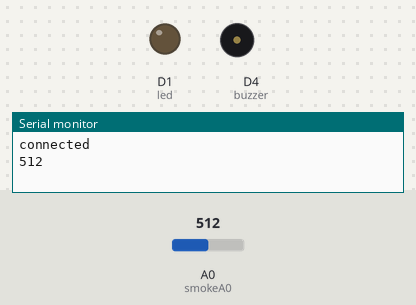
The sketch below on a simulated ESP8266 (NodeMCU). On the bench: output pins drawn as LEDs (lit = HIGH), buzzer (waves = sounding), the last lines printed to the serial monitor. The inputs (shaded band) are chosen by the test bench; at power-on: A0 (smokeA0) = 512. WiFi joins after 1.5 s; servers stay silent unless stated; no MQTT or app messages arrive unless stated; pins used as bus, display or sensor lines are not drawn.

Above: at 2.7 s.
2.8 s: A0 (smokeA0) set to 161
7.9 s: A0 (smokeA0) set to 143
At 10.7 s:
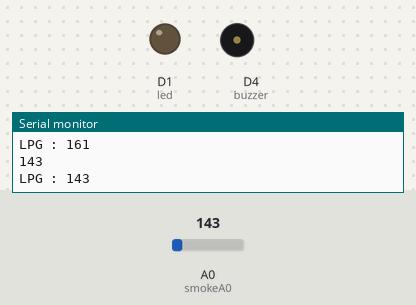
11.0 s: A0 (smokeA0) set to 160
At 13.2 s:
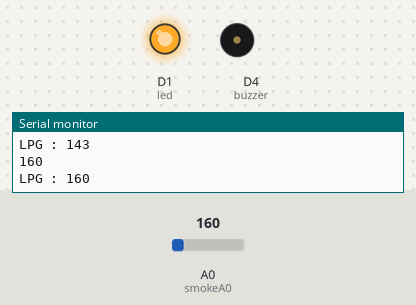
16.1 s: A0 (smokeA0) set to 140
At 18.9 s:
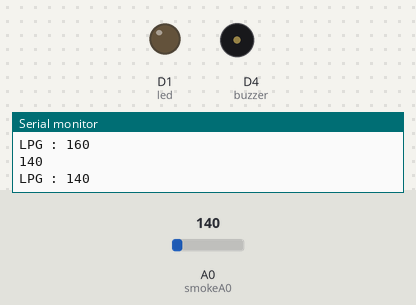
Timing chart, 0 to 20.4 s (numbered marks = the images above; inputs shaded):
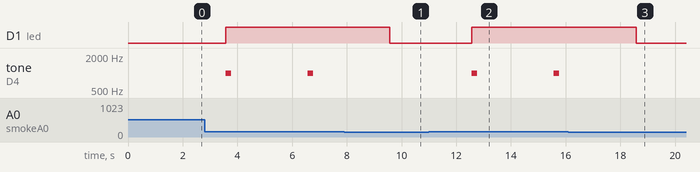

Measured:
- after the input at 7.9 s, D1 (led): HIGH → LOW after 1.7 s; tone on D4 (buzzer): stays silent (without the input it goes to 1000 Hz after 1.7 s)
- after the input at 11.0 s, D1 (led): LOW → HIGH after 1.6 s; tone on D4 (buzzer): alternates 1000 Hz for 0.20 s and silent for 2.8 s, starting after 1.6 s
- after the input at 16.1 s, D1 (led): HIGH → LOW after 2.5 s; tone on D4 (buzzer): stays silent (without the input it goes to 1000 Hz after 2.5 s)
- by itself, tone on D4 (buzzer): alternates 1000 Hz for 0.20 s and silent for 2.8 s

The sketch:

tryMQ22222222.ino
```cpp
#include <ESP8266WiFi.h>
#include <Wire.h>
#include <PubSubClient.h>

#define wifi_ssid "AAABBB"
#define wifi_password "0981195870"
#define mqtt_server "35.240.156.35"
#define mqtt_user "root"
#define mqtt_password "12345678"

#define LDR "sensor/mq2"

WiFiClient espClient;
PubSubClient client(espClient);
int led = D1;
int buzzer = D4;
int smokeA0 = A0;
 //Your threshold value
int sensorThres = 150;
void setup() {
   pinMode(led, OUTPUT);
   pinMode(buzzer, OUTPUT);
  pinMode(smokeA0, INPUT);
  Serial.begin(115200);
  setup_wifi();
  client.setServer(mqtt_server, 1883);
}

String macToStr(const uint8_t* mac)
{
  String result;
  for (int i = 0; i < 6; ++i) {
    result += String(mac[i], 16);
    if (i < 5)
      result += ':';
  }
  return result;
}


void setup_wifi() {
  delay(10);
  // We start by connecting to a WiFi network
  Serial.println();
  Serial.print("Connecting to ");
  Serial.println(wifi_ssid);

  WiFi.begin(wifi_ssid, wifi_password);

  while (WiFi.status() != WL_CONNECTED) {
    delay(500);
    Serial.print(".");
  }

  Serial.println("");
  Serial.println("WiFi connected");
  Serial.println("IP address: ");
  Serial.println(WiFi.localIP());
}

void reconnect() {
  // Loop until we're reconnected
  while (!client.connected()) {
    Serial.print("Attempting MQTT connection...");

    // Generate client name based on MAC address and last 8 bits of microsecond counter
    String clientName;
    clientName += "esp8266-";
    uint8_t mac[6];
    WiFi.macAddress(mac);
    clientName += macToStr(mac);
    clientName += "-";
    clientName += String(micros() & 0xff, 16);
    Serial.print("Connecting to ");
    Serial.print(mqtt_server);
    Serial.print(" as ");
    Serial.println(clientName);


    // Attempt to connect
    // If you do not want to use a username and password, change next line to
    if (client.connect((char*) clientName.c_str())) {
      //if (client.connect((char*) clientName.c_str()), mqtt_user, mqtt_password)) {
      Serial.println("connected");
    } else {
      Serial.print("failed, rc=");
      Serial.print(client.state());
      Serial.println(" try again in 5 seconds");
      // Wait 5 seconds before retrying
      delay(500);
    }
  }
}


void loop() {

  if (!client.connected()) {
    reconnect();
  }
  client.loop();

  // Wait a few seconds between measurements.
  delay(1000);

  int sensorValue = analogRead(A0);
  Serial.println(sensorValue);
  delay(1000);

 int analogSensor = analogRead(smokeA0);
  Serial.print("LPG : ");
  Serial.println(String(sensorValue).c_str());
  client.publish(LDR, String(sensorValue).c_str(), true);
  if (analogSensor > sensorThres)
  {
     tone(buzzer, 1000, 200);
   digitalWrite(buzzer, LOW);
   digitalWrite(led, HIGH);
  }
  else {
    digitalWrite(buzzer, HIGH);
    noTone(buzzer);
    digitalWrite(led, LOW);
  }
  delay(1000);

}
```
